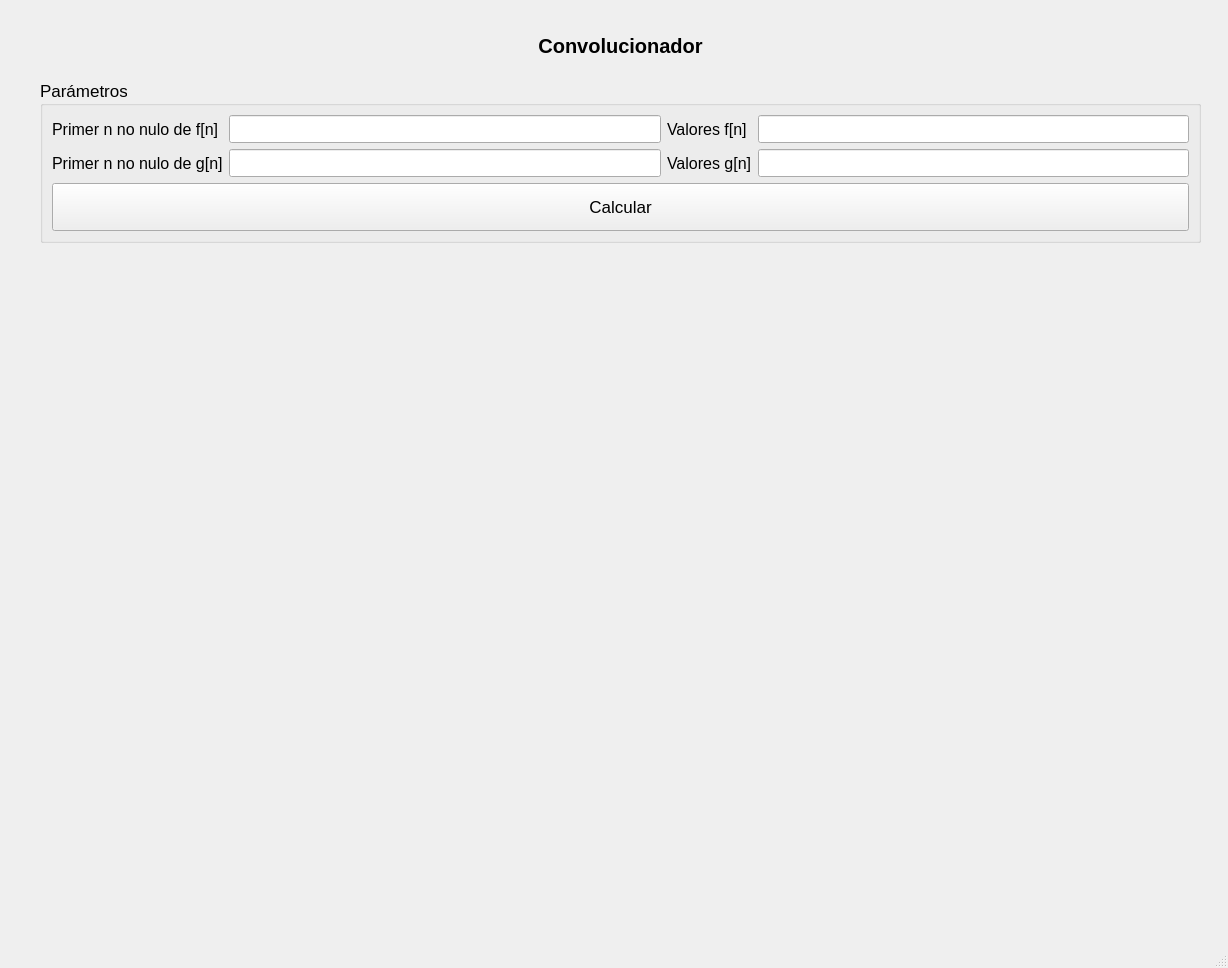
<?xml version="1.0" encoding="UTF-8"?>
<ui version="4.0">
 <class>MainWindow</class>
 <widget class="QMainWindow" name="MainWindow">
  <property name="geometry">
   <rect>
    <x>0</x>
    <y>0</y>
    <width>1228</width>
    <height>968</height>
   </rect>
  </property>
  <property name="windowTitle">
   <string>Convolucionador</string>
  </property>
  <widget class="QWidget" name="centralwidget">
   <widget class="QLabel" name="label_convolucionador">
    <property name="geometry">
     <rect>
      <x>500</x>
      <y>10</y>
      <width>241</width>
      <height>71</height>
     </rect>
    </property>
    <property name="font">
     <font>
      <pointsize>15</pointsize>
      <weight>75</weight>
      <bold>true</bold>
     </font>
    </property>
    <property name="text">
     <string>Convolucionador</string>
    </property>
    <property name="alignment">
     <set>Qt::AlignCenter</set>
    </property>
   </widget>
   <widget class="QGroupBox" name="groupBox_parametros">
    <property name="geometry">
     <rect>
      <x>40</x>
      <y>80</y>
      <width>1161</width>
      <height>163</height>
     </rect>
    </property>
    <property name="font">
     <font>
      <pointsize>13</pointsize>
     </font>
    </property>
    <property name="title">
     <string>Parámetros</string>
    </property>
    <layout class="QVBoxLayout" name="verticalLayout">
     <item>
      <layout class="QGridLayout" name="gridLayout">
       <item row="0" column="2">
        <widget class="QLabel" name="label_valoresF">
         <property name="font">
          <font>
           <pointsize>12</pointsize>
          </font>
         </property>
         <property name="text">
          <string>Valores f[n]</string>
         </property>
        </widget>
       </item>
       <item row="1" column="2">
        <widget class="QLabel" name="label_valoresG">
         <property name="font">
          <font>
           <pointsize>12</pointsize>
          </font>
         </property>
         <property name="text">
          <string>Valores g[n]</string>
         </property>
        </widget>
       </item>
       <item row="1" column="3">
        <widget class="QLineEdit" name="lineEdit_imagenG"/>
       </item>
       <item row="0" column="1">
        <widget class="QLineEdit" name="lineEdit_nf"/>
       </item>
       <item row="0" column="3">
        <widget class="QLineEdit" name="lineEdit_imagenF"/>
       </item>
       <item row="1" column="1">
        <widget class="QLineEdit" name="lineEdit_ng"/>
       </item>
       <item row="1" column="0">
        <widget class="QLabel" name="label_nNoNuloG">
         <property name="font">
          <font>
           <pointsize>12</pointsize>
          </font>
         </property>
         <property name="text">
          <string>Primer n no nulo de g[n]</string>
         </property>
        </widget>
       </item>
       <item row="0" column="0">
        <widget class="QLabel" name="label_nNoNuloF">
         <property name="font">
          <font>
           <pointsize>12</pointsize>
          </font>
         </property>
         <property name="text">
          <string>Primer n no nulo de f[n]</string>
         </property>
        </widget>
       </item>
      </layout>
     </item>
     <item>
      <widget class="QPushButton" name="pushButton_calcular">
       <property name="sizePolicy">
        <sizepolicy hsizetype="Ignored" vsizetype="Ignored">
         <horstretch>0</horstretch>
         <verstretch>0</verstretch>
        </sizepolicy>
       </property>
       <property name="text">
        <string>Calcular</string>
       </property>
      </widget>
     </item>
    </layout>
   </widget>
   <widget class="QWidget" name="gridLayoutWidget">
    <property name="geometry">
     <rect>
      <x>40</x>
      <y>250</y>
      <width>1161</width>
      <height>671</height>
     </rect>
    </property>
    <layout class="QGridLayout" name="gridLayout_2"/>
   </widget>
  </widget>
  <widget class="QStatusBar" name="statusbar"/>
 </widget>
 <tabstops>
  <tabstop>lineEdit_nf</tabstop>
  <tabstop>lineEdit_imagenF</tabstop>
  <tabstop>lineEdit_ng</tabstop>
  <tabstop>lineEdit_imagenG</tabstop>
  <tabstop>pushButton_calcular</tabstop>
 </tabstops>
 <resources/>
 <connections/>
</ui>
